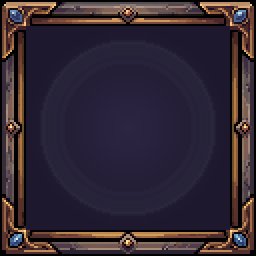
#> input picture Tools/skill_frame.png, 128 x 128 px (shown 2 times larger); its folder holds only this picture in this run
$ python extract_frames.py skill_frame.png skill_frame.png skill_frame.png
#> lines starting #> are read from the running program, lines starting #| are printed output that depends on the picture; after the words box and inside, x2 and y2 are one past the last pixel; in counts of white or black regions, pixels touching at a corner belong together
### Tools/extract_pixelart.py
"""Extrai pixel art em resolução nativa de uma captura ampliada.

Resolve o problema de receber a arte como JPEG gigante com fundo xadrez: descobre
o tamanho real do pixel, reamostra, transforma o xadrez em transparência, separa
os sprites e limpa o ruído de compressão do JPEG.

Uso:
    python3 Tools/extract_pixelart.py imagens/Arvores.jpeg Assets/Art/Sprites/Environment arvore
    python3 Tools/extract_pixelart.py imagens/Cavaleiro.jpeg Assets/Art/Sprites/Characters cavaleiro --single
    python3 Tools/extract_pixelart.py imagens/planta-casa.jpeg Assets/Resources/Items planta_casa --single --sem-ruido
    python3 Tools/extract_pixelart.py imagens/botao-dev.png Assets/Resources/UI/Kit botao_dev --single --sem-ruido --grid 88
    python3 Tools/extract_pixelart.py imagens/pedra-madeira.jpeg <pasta> mat --sem-ruido   (mat_01 = pedra, mat_02 = madeira)
    python3 Tools/extract_pixelart.py imagens/corda.jpeg Assets/Resources/Items corda --single --sem-ruido

--sem-ruido descarta grupinhos soltos de pixels que o JPEG deixa no meio do fundo
(sem isso eles esticam o recorte até a borda da imagem).
"""
import sys
import os
import numpy as np
from PIL import Image


def detect_pitch(a):
    """Descobre o tamanho real de cada pixel da arte.

    Medir o espaçamento entre mudanças de cor não funciona: pixels vizinhos de mesma
    cor se fundem, então os espaçamentos observados são múltiplos do valor verdadeiro
    (e o do xadrez de fundo costuma dominar). Em vez disso, testamos cada grade
    candidata e escolhemos a que deixa os blocos mais uniformes por dentro — na grade
    certa, cada bloco é de cor sólida e a variância interna cai para quase zero.
    """
    H, W, _ = a.shape
    scores = {}

    for gw in range(20, 641):
        pitch = W / gw
        if pitch < 3:
            break
        gh = int(round(H / pitch))
        if gh < 8:
            continue

        total, n = 0.0, 0
        for gy in range(2, gh - 2, max(1, gh // 24)):
            for gx in range(2, gw - 2, max(1, gw // 24)):
                x0, x1 = int(gx * pitch) + 1, int((gx + 1) * pitch) - 1
                y0, y1 = int(gy * pitch) + 1, int((gy + 1) * pitch) - 1
                if x1 <= x0 or y1 <= y0:
                    continue
                blk = a[y0:y1, x0:x1].reshape(-1, 3)
                if len(blk) < 4:
                    continue
                total += blk.std(axis=0).mean()
                n += 1

        if n >= 20:
            scores[gw] = total / n

    if not scores:
        raise SystemExit("nao consegui medir a grade de pixels")

    # Qualquer grade mais fina que a verdadeira também fica uniforme (cada pixel real
    # vira um bloco NxN sólido), então a de menor variância é sempre fina demais.
    # A resposta certa é a grade MAIS GROSSA que ainda tem variância quase nula.
    floor = min(scores.values())
    limit = max(floor * 1.8, floor + 1.2)
    return W / min(gw for gw, s in scores.items() if s <= limit)


def resample(a, gw):
    H, W, _ = a.shape
    pitch = W / gw
    gh = int(round(H / pitch))
    out = np.zeros((gh, gw, 3), int)
    for gy in range(gh):
        for gx in range(gw):
            cx, cy = (gx + 0.5) * pitch, (gy + 0.5) * pitch
            x0, x1 = int(cx - pitch * 0.3), int(cx + pitch * 0.3)
            y0, y1 = int(cy - pitch * 0.3), int(cy + pitch * 0.3)
            blk = a[max(0, y0):min(H, y1 + 1), max(0, x0):min(W, x1 + 1)].reshape(-1, 3)
            out[gy, gx] = np.median(blk, axis=0).astype(int)
    return out


def background_mask(grid):
    """Detecta o xadrez de transparência pelas cores reais da imagem.

    Faixa de brilho fixa não serve: cada editor desenha o xadrez num cinza diferente.
    Como ele cobre a maior parte da folha, os dois cinzas neutros mais frequentes são
    justamente os quadrados do xadrez.
    """
    r, g, b = grid[:, :, 0], grid[:, :, 1], grid[:, :, 2]
    neutral = (abs(r - g) < 10) & (abs(g - b) < 10) & (abs(r - b) < 10)
    if neutral.sum() < 20:
        return np.zeros(grid.shape[:2], bool)

    vals, counts = np.unique(grid[neutral].reshape(-1, 3), axis=0, return_counts=True)

    # Os dois tons precisam ser distantes entre si: o ruído do JPEG cria vários
    # vizinhos quase idênticos do mesmo cinza, e pegar os dois mais frequentes
    # devolveria o mesmo quadrado duas vezes, deixando metade do xadrez de fora.
    tones = []
    for i in np.argsort(-counts):
        c = vals[i]
        if all(np.abs(c - t).sum() > 40 for t in tones):
            tones.append(c)
        if len(tones) == 2:
            break

    if len(tones) < 2:
        return np.zeros(grid.shape[:2], bool)

    # O JPEG borra a fronteira entre quadrados claro e escuro, criando cinzas
    # intermediários que não batem com nenhum dos dois tons. Aceita toda a faixa
    # entre eles — e depois preenche a partir das bordas, porque o xadrez é
    # conectado e encosta nos limites da imagem, enquanto a arte fica ilhada no
    # meio. Sem isso, cinzas legítimos da arte (pedras, metal) seriam apagados.
    lo = min(t.min() for t in tones) - 10
    hi = max(t.max() for t in tones) + 10
    cand = neutral & (grid.mean(2) >= lo) & (grid.mean(2) <= hi)

    H, W = cand.shape
    bg = np.zeros((H, W), bool)
    stack = []
    for x in range(W):
        for y in (0, H - 1):
            if cand[y, x] and not bg[y, x]:
                bg[y, x] = True
                stack.append((y, x))
    for y in range(H):
        for x in (0, W - 1):
            if cand[y, x] and not bg[y, x]:
                bg[y, x] = True
                stack.append((y, x))

    while stack:
        cy, cx = stack.pop()
        for dy, dx in ((1, 0), (-1, 0), (0, 1), (0, -1)):
            ny, nx = cy + dy, cx + dx
            if 0 <= ny < H and 0 <= nx < W and cand[ny, nx] and not bg[ny, nx]:
                bg[ny, nx] = True
                stack.append((ny, nx))
    return bg


def drop_specks(fg, min_size=12):
    """Tira grupos de pixels conectados menores que min_size (ruído do JPEG no fundo)."""
    H, W = fg.shape
    seen = np.zeros_like(fg)
    out = fg.copy()
    for y, x in zip(*np.where(fg)):
        if seen[y, x]:
            continue
        comp, stack = [], [(y, x)]
        seen[y, x] = True
        while stack:
            cy, cx = stack.pop()
            comp.append((cy, cx))
            for dy in (-1, 0, 1):
                for dx in (-1, 0, 1):
                    ny, nx = cy + dy, cx + dx
                    if 0 <= ny < H and 0 <= nx < W and fg[ny, nx] and not seen[ny, nx]:
                        seen[ny, nx] = True
                        stack.append((ny, nx))
        if len(comp) < min_size:
            for cy, cx in comp:
                out[cy, cx] = False
    return out


# [88 lines left out: functions split_columns, quantize, main, not called in this run]


# [2 lines that do not run on import are left out]

### Tools/extract_boss_pirata.py
"""Separa cada quadro de ação do boss pirata (Drake) da folha imagens/boss-pirata.jpg.

A folha tem 3 linhas x 5 colunas, fundo xadrez:
  linha 1: frente, esquerda, costas-direita, costas-esquerda, costas   (direções)
  linha 2: parado, golpe 1, golpe 2, tiro p/ direita, tiro p/ esquerda
  linha 3: dor 1 (chapéu voando), dor 2 (ajoelhado), morte 1, morte 2, morte 3

Cada quadro sai num quadro de tamanho único, com os pés no mesmo ponto (centro da
coluna, base da linha), para a animação não pular. Saída: Assets/Art/Sprites/Monsters/MVP/Resources/Drake/.

Uso: python Tools/extract_boss_pirata.py   (na raiz do projeto)
"""
import os
import sys

import numpy as np
from PIL import Image

sys.path.insert(0, os.path.dirname(__file__))
from extract_pixelart import resample, background_mask, drop_specks, quantize  # noqa: E402

SRC = "imagens/boss-pirata.jpg"
OUT = "Assets/Art/Sprites/Monsters/MVP/Resources/Drake"
GRID = 512          # a arte tem pixel de 2 px na imagem de 1024
COLS = 5
NAMES = [
    ["frente", "esquerda", "costas_direita", "costas_esquerda", "costas"],
    ["parado", "golpe_1", "golpe_2", "tiro_direita", "tiro_esquerda"],
    ["dor_1", "dor_2", "morte_1", "morte_2", "morte_3"],
]


def components(fg):
    """Grupos de pixels ligados (8 vizinhos): lista de (ys, xs)."""
    H, W = fg.shape
    seen = np.zeros_like(fg)
    out = []
    for y, x in zip(*np.where(fg)):
        if seen[y, x]:
            continue
        ys, xs, stack = [], [], [(y, x)]
        seen[y, x] = True
        while stack:
            cy, cx = stack.pop()
            ys.append(cy)
            xs.append(cx)
            for dy in (-1, 0, 1):
                for dx in (-1, 0, 1):
                    ny, nx = cy + dy, cx + dx
                    if 0 <= ny < H and 0 <= nx < W and fg[ny, nx] and not seen[ny, nx]:
                        seen[ny, nx] = True
                        stack.append((ny, nx))
        out.append((np.array(ys), np.array(xs)))
    return out


def row_bands(fg, min_gap=3):
    """Faixas de linhas com desenho, separadas por linhas vazias."""
    filled = fg.any(1)
    bands, start, gap = [], None, 0
    for y, f in enumerate(filled):
        if f:
            if start is None:
                start = y
            gap = 0
        elif start is not None:
            gap += 1
            if gap >= min_gap:
                bands.append((start, y - gap))
                start, gap = None, 0
    if start is not None:
        bands.append((start, len(filled) - 1))
    return [b for b in bands if b[1] - b[0] > 20]


# [56 lines left out: function main, not called in this run]


# [2 lines that do not run on import are left out]

### Tools/extract_frames.py
"""Separa todos os quadros de uma folha de sprites (fundo xadrez) em arquivos numerados.

Linha a linha (faixas com desenho separadas por linhas vazias), cada quadro é um grupo de
colunas com desenho; efeitos soltos (arco do golpe, fumaça) ficam com o quadro mais
próximo. Os quadros saem já na grade nativa e alinhados pelo tronco (como o Drake), com
os pés na base da linha.

Uso: python Tools/extract_frames.py <imagem> <pasta de saída> <prefixo> [--grid N] [--cells 8,8,0]
Saída: <prefixo>_L<linha>_<n>.png (para conferir e escolher as animações).
"""
import os
import sys

import numpy as np
from PIL import Image

sys.path.insert(0, os.path.dirname(__file__))
from extract_pixelart import resample, background_mask, drop_specks, quantize, detect_pitch  # noqa: E402
from extract_boss_pirata import components, row_bands  # noqa: E402


def segments(fill, min_gap=3, min_width=6):
    segs, start, gap = [], None, 0
    for x, f in enumerate(fill):
        if f:
            if start is None:
                start = x
            gap = 0
        elif start is not None:
            gap += 1
            if gap >= min_gap:
                segs.append((start, x - gap))
                start, gap = None, 0
    if start is not None:
        segs.append((start, len(fill) - 1))
    return [s for s in segs if s[1] - s[0] >= min_width]


def extract(src, grid_w=None, cells=None, keep_effects=False):
    a = np.array(Image.open(src).convert("RGB")).astype(float)
    if grid_w is None:
        grid_w = int(round(a.shape[1] / detect_pitch(a)))
    grid = resample(a, grid_w)
    fg = drop_specks(~background_mask(grid))
    alpha = fg.astype(float) if keep_effects else remove_effects(grid, fg)
    frames = []   # (linha, índice, máscara, base da linha)
    for li, (b0, b1) in enumerate(row_bands(fg)):
        band = np.zeros_like(fg)
        band[b0:b1 + 1] = fg[b0:b1 + 1]
        # Grupos grandes (personagens) definem os quadros; os pequenos (efeitos) vão para
        # o quadro cujo centro está mais perto.
        comps = components(band)
        # O arco azul-claro do golpe é grande mas não é personagem: não define quadro
        # (senão emenda dois quadros vizinhos).
        big = [c for c in comps if len(c[0]) >= 150 and not is_effect_px(grid[c[0], c[1]])]
        cols = np.zeros(fg.shape[1], bool)
        for ys, xs in big:
            cols[xs.min():xs.max() + 1] = True
        segs = segments(cols)
        n = cells[li] if cells and li < len(cells) else 0
        if n:
            # Grade regular: quadros encostados (espada e capa invadem o vizinho) são
            # cortados na divisa das células.
            cw = fg.shape[1] / n
            segs = [(int(round(k * cw)), int(round((k + 1) * cw)) - 1) for k in range(n)]
            masks = []
            for s0, s1 in segs:
                m = np.zeros_like(fg)
                m[:, s0:s1 + 1] = band[:, s0:s1 + 1]
                # Pedaços do quadro vizinho (ponta de capa, pé) entram cortados na divisa:
                # fora o corpo principal, sai tudo que encosta na borda da célula.
                parts = components(m)
                if parts:
                    main = max(parts, key=lambda c: len(c[0]))
                    for cy, cx in parts:
                        if cy is not main[0] and (cx.min() <= s0 or cx.max() >= s1):
                            m[cy, cx] = False
                masks.append(m if m.any() else None)
            for i, m in enumerate(masks):
                if m is not None:
                    frames.append((li, i, m, b1))
            continue
        masks = [np.zeros_like(fg) for _ in segs]
        centers = [(s0 + s1) / 2 for s0, s1 in segs]
        for ys, xs in comps:
            cx = xs.mean()
            inside = [i for i, (s0, s1) in enumerate(segs) if s0 <= cx <= s1]
            i = inside[0] if inside else int(np.argmin([abs(cx - c) for c in centers]))
            masks[i][ys, xs] = True
        for i, m in enumerate(masks):
            frames.append((li, i, m, b1))
    return grid, frames, alpha


def is_effect_px(px):
    """Arco azul-claro do golpe (efeito da espada)."""
    return (px[:, 2] - px[:, 0]).mean() > 25 and px.mean() > 140


def remove_effects(grid, fg):
    """Tira os efeitos da espada (arcos azul-claros): o jogo desenha só o personagem.
    Sai o arco inteiro (com o xadrez que aparece dentro dele) e os pixels bem azulados
    soltos na borda. Devolve o alfa (0 ou 1) da imagem toda."""
    alpha = fg.astype(float)
    removed = 0
    for ys, xs in components(fg):
        if len(ys) >= 20 and is_effect_px(grid[ys, xs]):
            alpha[ys, xs] = 0
            removed += len(ys)
    px = grid.astype(int)
    cyan = (px[:, :, 2] - px[:, :, 0] > 45) & (px[:, :, 1] - px[:, :, 0] > 20) & (px.mean(2) > 150)
    removed += int((cyan & (alpha > 0)).sum())
    alpha[cyan] = 0
    print(f"  efeitos da espada removidos: {removed} pixels")
    return alpha


def save_frames(grid, frames, outdir, prefix, half_w=None, height=None, alpha_map=None):
    os.makedirs(outdir, exist_ok=True)
    anchors, boxes = [], []
    for li, i, m, base in frames:
        ys, xs = np.where(m)
        h = ys.max() - ys.min()
        band = (ys >= ys.min() + 0.25 * h) & (ys <= ys.min() + 0.55 * h)
        anchors.append(int(round(np.median(xs[band]))))
        boxes.append((ys.min(), xs.min(), xs.max(), base))
    if half_w is None:
        half_w = max(max(ax - x0, x1 - ax) for ax, (y0, x0, x1, b) in zip(anchors, boxes)) + 2
    if height is None:
        height = max(b - y0 for (y0, x0, x1, b) in boxes) + 3
    fw, fh = half_w * 2, height
    names = []
    for (li, i, m, base), ax in zip(frames, anchors):
        rgb = np.zeros((fh, fw, 3), int)
        alpha = np.zeros((fh, fw), np.uint8)
        ys, xs = np.where(m)
        ty, tx = ys - base + fh - 2, xs - ax + half_w
        ok = (ty >= 0) & (ty < fh) & (tx >= 0) & (tx < fw)
        rgb[ty[ok], tx[ok]] = grid[ys[ok], xs[ok]]
        alpha[ty[ok], tx[ok]] = 255 if alpha_map is None else             np.clip(alpha_map[ys[ok], xs[ok]] * 255, 1, 255).astype(np.uint8)
        # Pontinhas soltas (a espada do quadro vizinho cortada na divisa) saem.
        for cy, cx in components(alpha > 0):
            if len(cy) < 25:
                alpha[cy, cx] = 0
        snapped, _ = quantize(rgb, alpha, dist=20)
        name = f"{prefix}_L{li + 1}_{i + 1:02d}.png"
        Image.fromarray(np.dstack([snapped, alpha]).astype(np.uint8), "RGBA").save(os.path.join(outdir, name))
        names.append(name)
    return fw, fh, names


def main():
    src, outdir, prefix = sys.argv[1], sys.argv[2], sys.argv[3]
    gw = int(sys.argv[sys.argv.index("--grid") + 1]) if "--grid" in sys.argv else None
    # --cells 8,8,0: quadros por linha numa grade regular (0 = separar pelos vãos).
    cells = [int(v) for v in sys.argv[sys.argv.index("--cells") + 1].split(",")] if "--cells" in sys.argv else None
    grid, frames, alpha = extract(src, gw, cells)
#> after the loop in detect_pitch, `for gw in range(20, 641):`: scores = 21 items
#> in detect_pitch, `floor = min(scores.values())`: floor = 0.299
#> in detect_pitch, `limit = max(floor * 1.8, floor + 1.2)`: limit = 1.5
#> in extract, `grid_w = int(round(a.shape[1] / detect_pitch(a)))`: grid_w = 20
#> in resample, `pitch = W / gw`: pitch = 6.4
#> in resample, `gh = int(round(H / pitch))`: gh = 20
#> after the loop in resample, `for gy in range(gh):`:
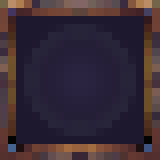
#> out: shape (20, 20, 3) int64 (shown 8 times larger); mean R, G, B 56.9, 42.8, 54.4
#> in background_mask, `r, g, b = grid[:, :, 0], grid[:, :, 1], grid[:, :, 2]`:
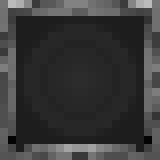
#> r: shape (20, 20) int64 (shown 8 times larger); min 3, max 187, mean 56.9
#> in background_mask, `r, g, b = grid[:, :, 0], grid[:, :, 1], grid[:, :, 2]`:
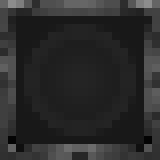
#> g: shape (20, 20) int64 (shown 8 times larger); min 3, max 141, mean 42.8
#> in background_mask, `r, g, b = grid[:, :, 0], grid[:, :, 1], grid[:, :, 2]`:
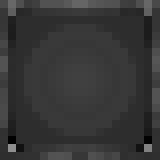
#> b: shape (20, 20) int64 (shown 8 times larger); min 1, max 143, mean 54.4
#> in background_mask, `neutral = (abs(r - g) < 10) & (abs(g - b) < 10) & (abs(r - b) < 10)`:
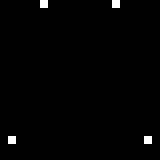
#> neutral: shape (20, 20) bool (shown 8 times larger); 1% white in thin lines or dots, all inside (x1, y1, x2, y2) = (1, 0, 19, 18)
#> in drop_specks, `out = fg.copy()`: out: shape (20, 20) bool; every value is 1
#> the loop in drop_specks, `for y, x in zip(*np.where(fg)):` made 400 passes
#> (y, x) on passes 1 to 3: (0, 0), (0, 1), (0, 2)
#> in remove_effects, `alpha = fg.astype(float)`: alpha: shape (20, 20) float64; every value is 1
#> the loop in remove_effects, `for ys, xs in components(fg):` made 1 pass
#> after the loop in remove_effects, `for ys, xs in components(fg):`: removed = 0
#> in remove_effects, `cyan = (px[:, :, 2] - px[:, :, 0] > 45) & (px[:, :, 1] - px[:, :, 0] >..`: cyan: shape (20, 20) bool; every value is 0
#|   efeitos da espada removidos: 0 pixels
#> after the loop in extract, `for li, (b0, b1) in enumerate(row_bands(fg)):`: frames = []
#> frames = []
    fw, fh, names = save_frames(grid, frames, outdir, prefix, alpha_map=alpha)
    print(f"{len(names)} quadros de {fw}x{fh}")
    for li in sorted({f[0] for f in frames}):
        print(f"  linha {li + 1}: {sum(1 for f in frames if f[0] == li)} quadros")


if __name__ == "__main__":
#> (the run stopped early here; a loop or call above may not have finished)
